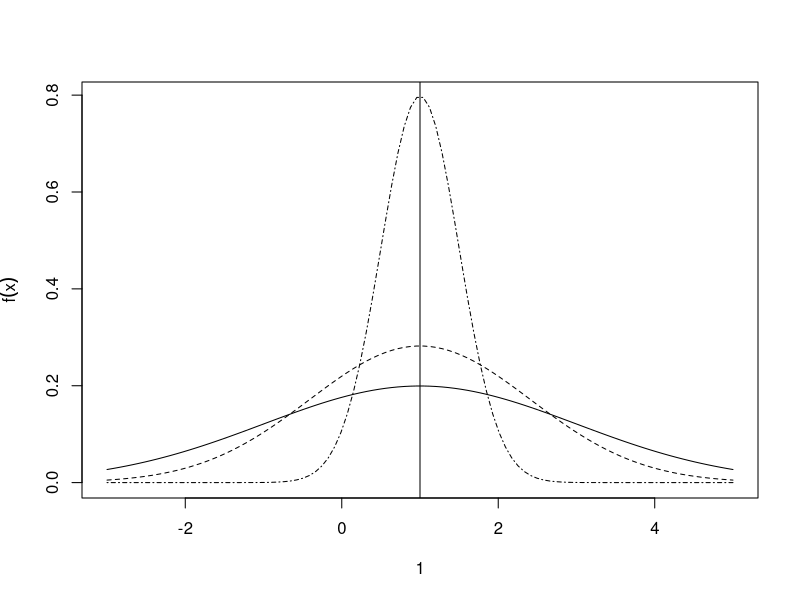

Write the R code that produced this figure.
# TODO: Add comment
# 
# Author: ortellic
###############################################################################


x <- seq(-3,5,length.out = 100)

y <- dnorm(x,mean=1,sd=2/4)
plot(x,y,xlab=expression(mu = 1),type="l",lty=4,ylab=expression(f(x)))
abline(v=1)
y <- dnorm(x,mean=1,sd=2/sqrt(2))

lines(x,y,type="l",lty=2)

y <- dnorm(x,mean=1,sd=2)
lines(x,y,type="l")